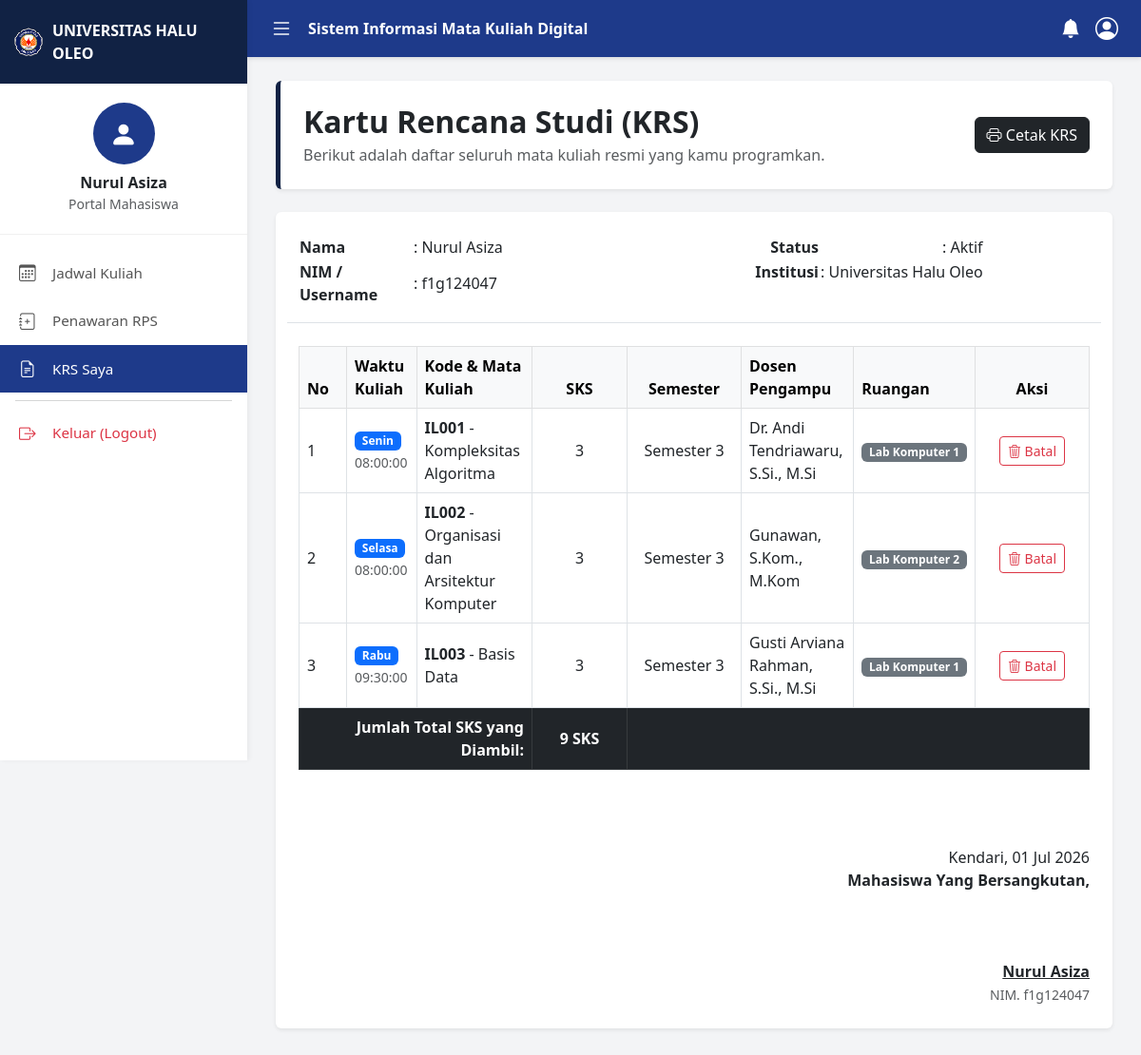
/krs_saya.php (signed in), run on the app's committed database.
### tables this page shows
CREATE TABLE IF NOT EXISTS `krs` (
  `id_krs` int NOT NULL AUTO_INCREMENT,
  `username` varchar(50) NOT NULL,
  `id_jadwal` int NOT NULL,
  PRIMARY KEY (`id_krs`),
  KEY `username` (`username`),
  KEY `id_jadwal` (`id_jadwal`),
  CONSTRAINT `krs_ibfk_1` FOREIGN KEY (`username`) REFERENCES `akun` (`username`) ON DELETE CASCADE,
  CONSTRAINT `krs_ibfk_2` FOREIGN KEY (`id_jadwal`) REFERENCES `jadwal` (`id_jadwal`) ON DELETE CASCADE
);

CREATE TABLE IF NOT EXISTS `jadwal` (
  `id_jadwal` int NOT NULL AUTO_INCREMENT,
  `kode_mk` varchar(10) DEFAULT NULL,
  `nidn` varchar(10) DEFAULT NULL,
  `hari` varchar(20) NOT NULL,
  `jam` time NOT NULL,
  `ruangan` varchar(20) NOT NULL,
  PRIMARY KEY (`id_jadwal`),
  KEY `kode_mk` (`kode_mk`),
  KEY `nidn` (`nidn`),
  CONSTRAINT `jadwal_ibfk_1` FOREIGN KEY (`kode_mk`) REFERENCES `matakuliah` (`kode_mk`) ON DELETE CASCADE ON UPDATE CASCADE,
  CONSTRAINT `jadwal_ibfk_2` FOREIGN KEY (`nidn`) REFERENCES `dosen` (`nidn`) ON DELETE CASCADE ON UPDATE CASCADE
);

CREATE TABLE IF NOT EXISTS `matakuliah` (
  `kode_mk` varchar(10) NOT NULL,
  `nama_mk` varchar(100) NOT NULL,
  `sks` int NOT NULL,
  `semester` int NOT NULL,
  PRIMARY KEY (`kode_mk`)
);

CREATE TABLE IF NOT EXISTS `dosen` (
  `nidn` varchar(10) NOT NULL,
  `nama_dosen` varchar(100) NOT NULL,
  `email` varchar(50) DEFAULT NULL,
  PRIMARY KEY (`nidn`)
);

### krs_saya.php (the view, shortened to what this page needs)
<?php
include('koneksi.php');
$username_mhs = $_SESSION['username'];
?>
<!DOCTYPE html>
<html lang="id">
<head>
    <link href="https://cdn.jsdelivr.net/npm/bootstrap@5.3.0/dist/css/bootstrap.min.css" rel="stylesheet">
    <link rel="stylesheet" href="https://cdn.jsdelivr.net/npm/bootstrap-icons@1.11.0/font/bootstrap-icons.css">
</head>
<body>
    <div class="sidebar">
        <div class="sidebar-brand">
            <img src="logo_uho.png" alt="Logo UHO" style="width: 30px; height: auto; margin-right: 10px;">
            UNIVERSITAS HALU OLEO
        </div>
        <div class="user-profile-box">
            <div class="user-avatar">
                <i class="bi bi-person-fill"></i>
            </div>
            <h6 class="mb-0 fw-bold text-dark"><?= $_SESSION['nama']; ?></h6>
            <small class="text-muted">Portal <?= $_SESSION['level']; ?></small>
        </div>
        <div class="nav-menu">
            <a href="index.php"><i class="bi bi-calendar3"></i> Jadwal Kuliah</a>
            <a href="ambil_mk.php"><i class="bi bi-journal-plus"></i> Penawaran RPS</a>
            <a href="krs_saya.php" class="active"><i class="bi bi-file-earmark-text"></i> KRS Saya</a>
            <hr class="mx-3 my-2 text-muted">
            <a href="logout.php" class="text-danger"><i class="bi bi-box-arrow-right"></i> Keluar (Logout)</a>
        </div>
    </div>
    <div class="topbar d-flex align-items-center justify-content-between px-4">
        <div class="d-flex align-items-center text-white">
            <i class="bi bi-list fs-4 me-3" style="cursor: pointer;"></i>
            <span class="fw-semibold">Sistem Informasi Mata Kuliah Digital</span>
        </div>
        <div class="text-white d-flex align-items-center">
            <i class="bi bi-bell-fill me-3 fs-5" style="cursor: pointer;"></i>
            <i class="bi bi-person-circle fs-4" style="cursor: pointer;"></i>
        </div>
    </div>
    <div class="main-content">
        <div class="card shadow-sm p-4 mb-4 border-0 bg-white" style="border-left: 5px solid #112244 !important;">
            <div class="d-flex justify-content-between align-items-center btn-cetak-box">
                <div>
                    <h2 class="text-dark fw-bold mb-1">Kartu Rencana Studi (KRS)</h2>
                    <p class="text-muted mb-0">Berikut adalah daftar seluruh mata kuliah resmi yang kamu programkan.</p>
                </div>
                <button onclick="window.print()" class="btn btn-dark"><i class="bi bi-printer"></i> Cetak KRS</button>
            </div>
        </div>
        <div class="card shadow-sm border-0">
            <div class="card-body p-4">
                <div class="row mb-4 text-dark border-bottom pb-3">
                    <div class="col-md-6">
                        <table>
                            <tr><td style="width: 120px;" class="fw-bold">Nama</td><td>: <?= $_SESSION['nama']; ?></td></tr>
                            <tr><td class="fw-bold">NIM / Username</td><td>: <?= $_SESSION['username']; ?></td></tr>
                        </table>
                    </div>
                    <div class="col-md-6 text-md-end">
                        <table>
                            <tr><td style="width: 120px;" class="fw-bold">Status</td><td>: Aktif</td></tr>
                            <tr><td class="fw-bold">Institusi</td><td>: Universitas Halu Oleo</td></tr>
                        </table>
                    </div>
                </div>
                <div class="table-responsive">
                    <table class="table table-bordered table-hover align-middle">
                        <thead class="table-light text-dark">
                            <tr>
                                <th style="width: 50px;">No</th>
                                <th>Waktu Kuliah</th>
                                <th>Kode & Mata Kuliah</th>
                                <th class="text-center" style="width: 100px;">SKS</th>
                                <th class="text-center" style="width: 120px;">Semester</th>
                                <th>Dosen Pengampu</th>
                                <th>Ruangan</th>
                                <th class="text-center btn-batal" style="width: 120px;">Aksi</th>
                            </tr>
                        </thead>
                        <tbody>
                            <?php
                            $sql_krs = "SELECT krs.id_krs, jadwal.hari, jadwal.jam, jadwal.ruangan, jadwal.id_jadwal,
                                               matakuliah.kode_mk, matakuliah.nama_mk, matakuliah.sks, matakuliah.semester,
                                               dosen.nama_dosen
                                        FROM krs
                                        INNER JOIN jadwal ON krs.id_jadwal = jadwal.id_jadwal
                                        INNER JOIN matakuliah ON jadwal.kode_mk = matakuliah.kode_mk
                                        INNER JOIN dosen ON jadwal.nidn = dosen.nidn
                                        WHERE krs.username = '$username_mhs'
                                        ORDER BY jadwal.hari DESC, jadwal.jam ASC";
                            $query_krs = mysqli_query($koneksi, $sql_krs);
                            $no = 1;
                            $total_sks = 0;
                            if(mysqli_num_rows($query_krs) == 0) {
                                echo "<tr><td colspan='8' class='text-center text-muted py-4'>Kamu belum memprogramkan mata kuliah apapun semester ini.</td></tr>";
                            } else {
                                while($data = mysqli_fetch_array($query_krs)){
                                    $total_sks += $data['sks'];
                                ?>
                                <tr>
                                    <td><?= $no++; ?></td>
                                    <td><span class="badge bg-primary"><?= $data['hari']; ?></span> <small class="text-muted"><?= $data['jam']; ?></small></td>
                                    <td><strong><?= $data['kode_mk']; ?></strong> - <?= $data['nama_mk']; ?></td>
                                    <td class="text-center"><?= $data['sks']; ?></td>
                                    <td class="text-center">Semester <?= $data['semester']; ?></td>
                                    <td><?= $data['nama_dosen']; ?></td>
                                    <td><span class="badge bg-secondary"><?= $data['ruangan']; ?></span></td>
                                    <td class="text-center btn-batal">
                                        <a href="krs_saya.php?aksi=batal&id=<?= $data['id_jadwal']; ?>" class="btn btn-outline-danger btn-sm" onclick="return confirm('Batalkan memprogram mata kuliah ini?')">
                                            <i class="bi bi-trash3"></i> Batal
                                        </a>
                                    </td>
                                </tr>
                                <?php
                                }
                                ?>
                                <tr class="table-dark text-white fw-bold">
                                    <td colspan="3" class="text-end">Jumlah Total SKS yang Diambil:</td>
                                    <td class="text-center"><?= $total_sks; ?> SKS</td>
                                    <td colspan="4"></td>
                                </tr>
                                <?php
                            }
                            ?>
                        </tbody>
                    </table>
                </div>
                <?php if(mysqli_num_rows($query_krs) > 0) : ?>
                <div class="row mt-5 pt-3">
                    <div class="col-6">
                        </div>
                    <div class="col-6 text-end">
                        <p class="mb-0">Kendari, <?= date('d M Y'); ?></p>
                        <p class="fw-bold mb-5">Mahasiswa Yang Bersangkutan,</p>
                        <br>
                        <p class="fw-bold text-decoration-underline mb-0"><?= $_SESSION['nama']; ?></p>
                        <small class="text-muted">NIM. <?= $_SESSION['username']; ?></small>
                    </div>
                </div>
                <?php endif; ?>
            </div>
        </div>
    </div>
</body>
</html>

### krs_saya.php (style rules this page uses)
body { font-family: 'Segoe UI', Tahoma, Geneva, Verdana, sans-serif; background-color: #f3f4f6; }
.sidebar { width: 260px; min-height: 100vh; background-color: #ffffff; box-shadow: 2px 0 5px rgba(0,0,0,0.05); position: fixed; top: 0; left: 0; z-index: 100; }
.sidebar-brand { background-color: #112244; color: white; padding: 20px 15px; display: flex; align-items: center; font-weight: bold; font-size: 1rem; }
.user-profile-box { padding: 20px 15px; text-align: center; border-bottom: 1px solid #f0f0f0; }
.user-avatar { width: 65px; height: 65px; border-radius: 50%; background-color: #1e3a8a; color: white; display: flex; align-items: center; justify-content: center; font-size: 1.8rem; margin: 0 auto 10px; }
.nav-menu { padding: 15px 0; }
.nav-menu a { display: flex; align-items: center; padding: 12px 20px; color: #555; text-decoration: none; font-size: 0.95rem; transition: all 0.2s; }
.nav-menu a i { margin-right: 15px; font-size: 1.1rem; width: 20px; }
.nav-menu a:hover, .nav-menu a.active { background-color: #1e3a8a; color: white; font-weight: 500; }
.topbar { height: 60px; background-color: #1e3a8a; position: fixed; top: 0; right: 0; left: 260px; z-index: 99; box-shadow: 0 2px 4px rgba(0,0,0,0.1); }
.main-content { margin-left: 260px; padding: 85px 30px 30px; }

### data on the page
krs: id_jadwal.hari "Senin", id_jadwal.jam "08:00:00", matakuliah.kode_mk "IL001", matakuliah.nama_mk "Kompleksitas Algoritma", matakuliah.sks "3", matakuliah.semester "3", dosen.nama_dosen "Dr. Andi Tendriawaru, S.Si., M.Si", id_jadwal.ruangan "Lab Komputer 1"
krs: id_jadwal.hari "Selasa", id_jadwal.jam "08:00:00", matakuliah.kode_mk "IL002", matakuliah.nama_mk "Organisasi dan Arsitektur Komputer", matakuliah.sks "3", matakuliah.semester "3", dosen.nama_dosen "Gunawan, S.Kom., M.Kom", id_jadwal.ruangan "Lab Komputer 2"
krs: id_jadwal.hari "Rabu", id_jadwal.jam "09:30:00", matakuliah.kode_mk "IL003", matakuliah.nama_mk "Basis Data", matakuliah.sks "3", matakuliah.semester "3", dosen.nama_dosen "Gusti Arviana Rahman, S.Si., M.Si", id_jadwal.ruangan "Lab Komputer 1"

### other printed values
$_SESSION['nama'] "Nurul Asiza"
$_SESSION['level'] "Mahasiswa"
$_SESSION['username'] "f1g124047"
$total_sks "9"
